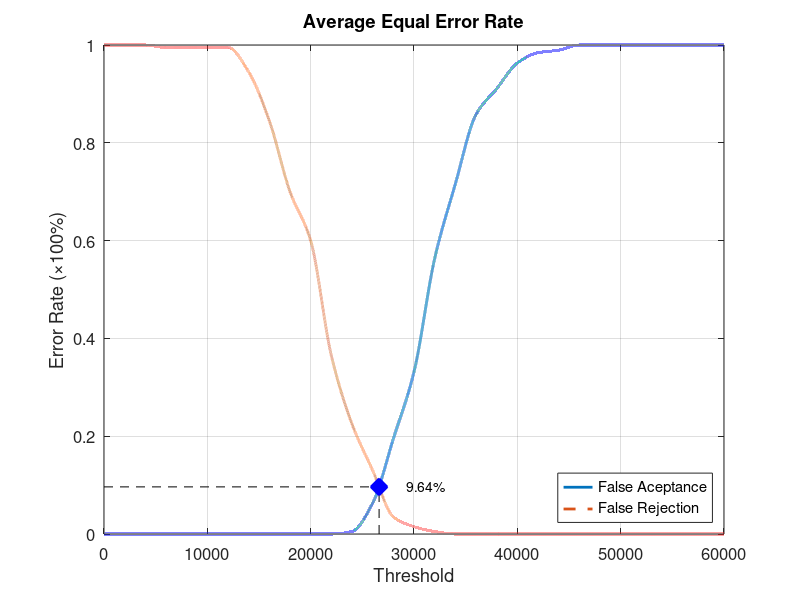
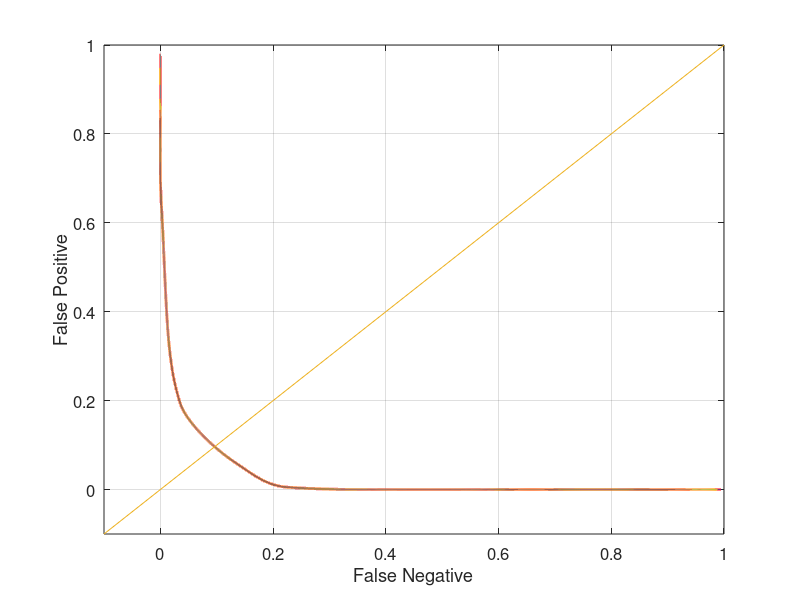

Write MATLAB code to recreate these figures, in order.
function yEER = Database2_4
close all;
clear;
clc;
x = 0:2000:60000;
xq = 0:0.5:60000;

y0 = [0 0 0 0 0 0 0 0 0 0 0 0 0.00526316 0.0631579 0.194737 0.331579 0.563158 0.715789 0.857895 0.910526 0.963158 0.984211 0.989474 1 1 1 1 1 1 1 1];
yy0 = interp1(x, y0, xq, 'pchip');
y1 = [1 1 1 0.995 0.995 0.995 0.995 0.945 0.845 0.7 0.6 0.365 0.225 0.13 0.035 0.015 0.005 0 0 0 0 0 0 0 0 0 0 0 0 0 0];
yy1 = interp1(x, y1, xq, 'pchip');

% Calculating EER: 
y2 = abs(y0 - y1);
find(y2 == min(y2))
yy2 = abs(yy0 - yy1);
xEER = find(yy2 == min(yy2));
xEERIndex = xq(xEER) % X-axis EER
yEER = yy0(xEER) % Y-axis EER

main = figure
plot(xq, yy0,'-','LineWidth', 2);	hold on
plot(xq, yy1,'--','LineWidth', 2);	hold on
plot([xEERIndex xEERIndex], [0 yEER], 'k--');	hold on
plot([0 xEERIndex], [yEER yEER], 'k--');	hold on
plot(xEERIndex, yEER, 'bx', 'LineWidth', 10);	hold on
text(xEERIndex + 10 * xEERIndex / 100, yEER, [num2str(round((10000 * yEER)) / 100) '%'])
legend('False Aceptance', 'False Rejection', 'Location', 'SouthEast')
xlabel('Threshold')
ylabel('Error Rate (\times100%)')
title('Average Equal Error Rate')
set(gca, 'FontSize', 12)
axis([0 60000 0 1])
grid on

print(main, 'Database2_4Main', '-dpng');
FNRxFPR = figure('Color', [1 1 1]);
plot(yy1, yy0, '-', yy1, yy0, 'LineWidth', 2);
hold on
y = -0.1:0.1:1
plot(y, y); 
set(gca, 'FontSize', 12)
xlabel('False Negative')
ylabel('False Positive')
axis([-0.1 1 -0.1 1])
set(gca, 'FontSize', 12)
grid on

print(FNRxFPR, 'Database2_4FNRxFPR','-dpng');
end
